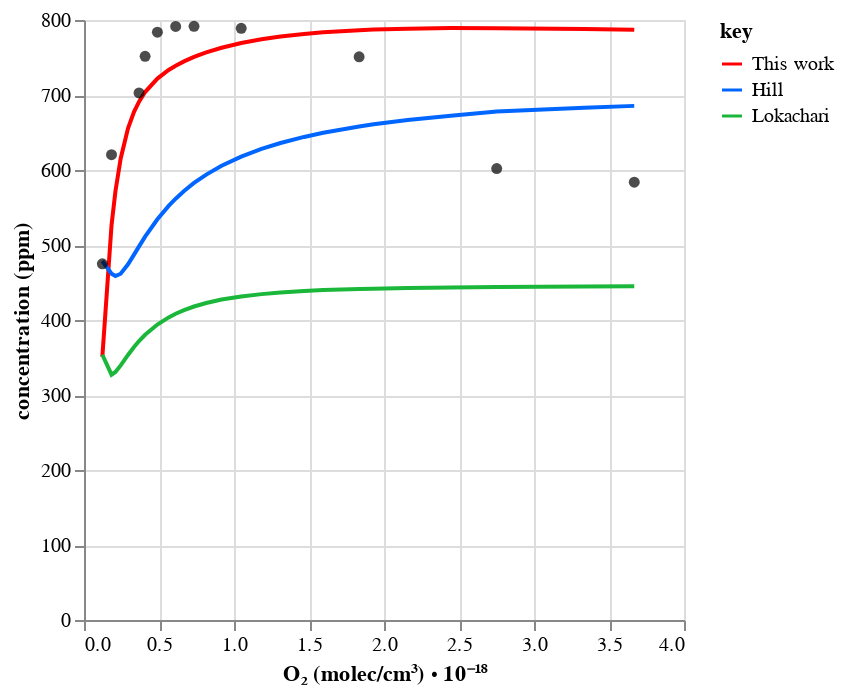
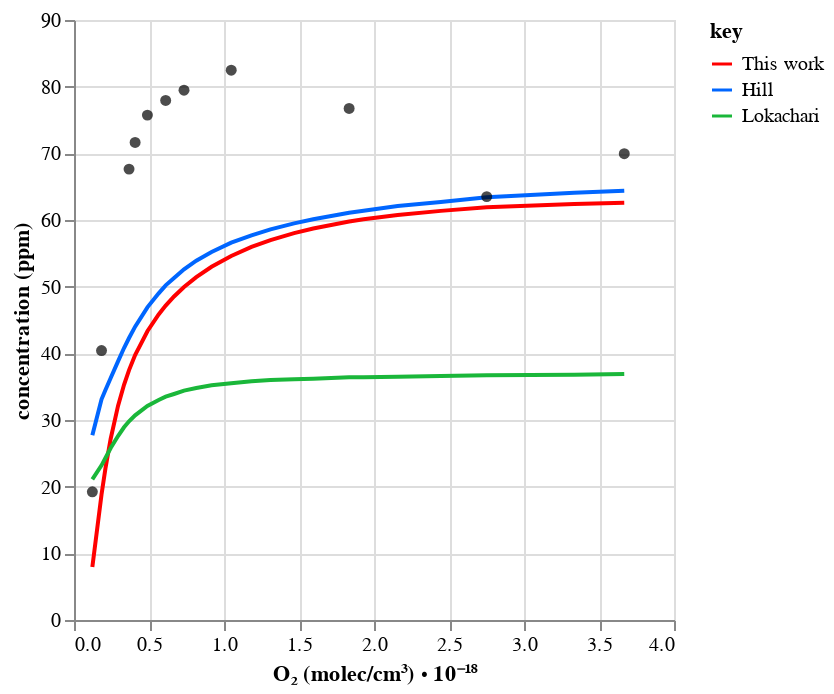
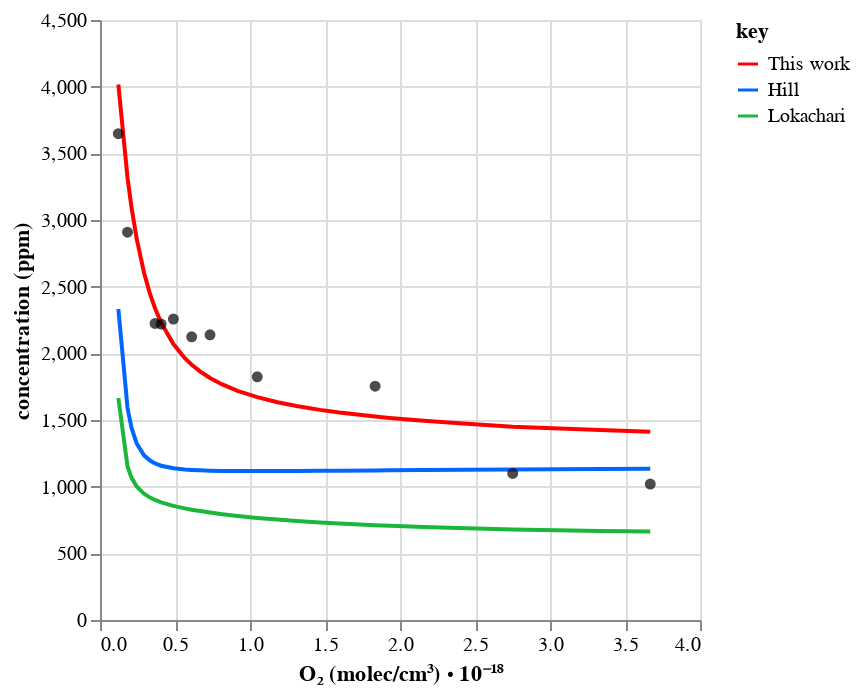
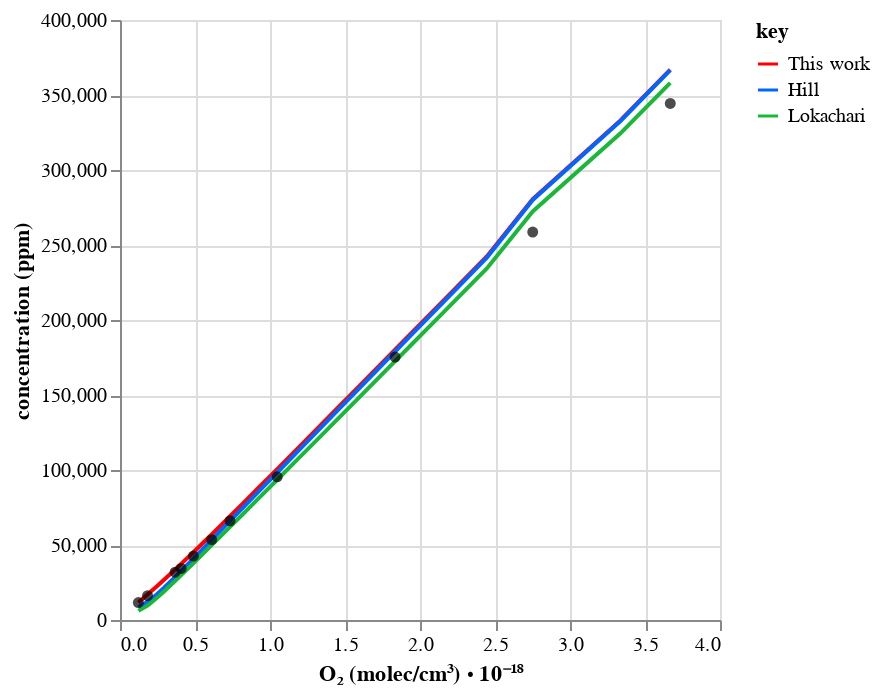

Notebook code for these charts, in order:
### Code cell
from util import p_

import automech

# Plot
chart_dct = workflow.plot_simulation(
    tag=tag,
    x_col="O2_molecules",
    root_path=root_path,
    line_source_=["Hill", "Lokachari"],
    point_source="Experiment",
    control=False,
)
mech = automech.io.read(
    p_.full_calculated_mechanism(tag, "json", path=p_.data(root_path))
)
for name, chart in chart_dct.items():
    automech.display_species(mech, [name])
    chart.show()

### Figure 1 — Vega-Lite specification as saved in the notebook (floating-point values rounded to 4 significant figures)
{"config": {"view": {"continuousWidth": 300, "continuousHeight": 300}}, "layer": [{"data": {"name": "data-67a98d590008913bf57e9319ca03df36"}, "mark": {"type": "line"}, "encoding": {"color": {"field": "key", "scale": {"domain": ["This work", "Hill", "Lokachari"], "range": ["#ff0000", "#0066ff", "#1ab73a"]}, "type": "nominal"}, "x": {"field": "O2_molecules", "title": "O₂ (molec/cm³) ⋅ 10⁻¹⁸", "type": "quantitative"}, "y": {"field": "value", "title": "concentration (ppm)", "type": "quantitative"}}, "transform": [{"fold": ["This work", "Hill", "Lokachari"]}]}, {"data": {"name": "data-4b82953d89d4de3f4f86e035719410fe"}, "mark": {"type": "circle"}, "encoding": {"color": {"value": "black"}, "x": {"field": "O2_molecules", "type": "quantitative"}, "y": {"field": "Experiment", "type": "quantitative"}}}], "$schema": "https://vega.github.io/schema/vega-lite/v5.20.1.json", "datasets": {"data-67a98d590008913bf57e9319ca03df36": [{"O2_molecules": 3.668, "This work": 786.9, "Hill": 685.5, "Lokachari": 445.1}, {"O2_molecules": 3.335, "This work": 788.0, "Hill": 683.1, "Lokachari": 444.6}, {"O2_molecules": 2.751, "This work": 789.1, "Hill": 677.9, "Lokachari": 444.0}, {"O2_molecules": 2.446, "This work": 789.2, "Hill": 672.3, "Lokachari": 443.3}, {"O2_molecules": 2.158, "This work": 788.5, "Hill": 666.6, "Lokachari": 442.6}, {"O2_molecules": 1.931, "This work": 787.2, "Hill": 660.9, "Lokachari": 441.8}, {"O2_molecules": 1.834, "This work": 786.4, "Hill": 658.0, "Lokachari": 441.4}, {"O2_molecules": 1.595, "This work": 783.6, "Hill": 649.6, "Lokachari": 439.9}, {"O2_molecules": 1.467, "This work": 781.4, "Hill": 644.1, "Lokachari": 438.7}, {"O2_molecules": 1.31, "This work": 777.9, "Hill": 636.0, "Lokachari": 436.7}, {"O2_molecules": 1.183, "This work": 774.3, "Hill": 628.1, "Lokachari": 434.5}, {"O2_molecules": 1.048, "This work": 769.2, "Hill": 617.9, "Lokachari": 431.3}, {"O2_molecules": 0.9171, "This work": 763.0, "Hill": 605.6, "Lokachari": 427.3}, {"O2_molecules": 0.8152, "This work": 756.8, "Hill": 593.9, "Lokachari": 422.7}, {"O2_molecules": 0.7335, "This work": 750.8, "Hill": 582.7, "Lokachari": 418.0}, {"O2_molecules": 0.667, "This work": 744.9, "Hill": 572.0, "Lokachari": 413.2}, {"O2_molecules": 0.6112, "This work": 739.1, "Hill": 561.8, "Lokachari": 408.3}, {"O2_molecules": 0.5644, "This work": 733.3, "Hill": 552.1, "Lokachari": 403.5}, {"O2_molecules": 0.4893, "This work": 721.9, "Hill": 534.3, "Lokachari": 393.9}, {"O2_molecules": 0.4074, "This work": 703.9, "Hill": 511.1, "Lokachari": 380.3}, {"O2_molecules": 0.367, "This work": 691.2, "Hill": 498.2, "Lokachari": 371.9}, {"O2_molecules": 0.3335, "This work": 677.6, "Hill": 487.2, "Lokachari": 364.0}, {"O2_molecules": 0.2935, "This work": 655.7, "Hill": 474.3, "Lokachari": 353.4}, {"O2_molecules": 0.2446, "This work": 615.3, "Hill": 461.7, "Lokachari": 339.5}, {"O2_molecules": 0.2096, "This work": 571.7, "Hill": 458.6, "Lokachari": 330.7}, {"O2_molecules": 0.1835, "This work": 526.3, "Hill": 461.8, "Lokachari": 327.1}, {"O2_molecules": 0.1223, "This work": 350.9, "Hill": 478.7, "Lokachari": 353.7}], "data-4b82953d89d4de3f4f86e035719410fe": [{"O2_molecules": 0.1223, "Experiment": 475.0}, {"O2_molecules": 0.1835, "Experiment": 620.4}, {"O2_molecules": 0.367, "Experiment": 702.8}, {"O2_molecules": 0.4074, "Experiment": 751.5}, {"O2_molecules": 0.4893, "Experiment": 783.7}, {"O2_molecules": 0.6112, "Experiment": 791.4}, {"O2_molecules": 0.7335, "Experiment": 791.6}, {"O2_molecules": 1.048, "Experiment": 788.9}, {"O2_molecules": 1.834, "Experiment": 751.0}, {"O2_molecules": 2.751, "Experiment": 602.0}, {"O2_molecules": 3.668, "Experiment": 583.8}]}}

### Figure 2 — Vega-Lite specification as saved in the notebook (floating-point values rounded to 4 significant figures)
{"config": {"view": {"continuousWidth": 300, "continuousHeight": 300}}, "layer": [{"data": {"name": "data-7e592c2dfb8a0b80f1d2fd6d34edb334"}, "mark": {"type": "line"}, "encoding": {"color": {"field": "key", "scale": {"domain": ["This work", "Hill", "Lokachari"], "range": ["#ff0000", "#0066ff", "#1ab73a"]}, "type": "nominal"}, "x": {"field": "O2_molecules", "title": "O₂ (molec/cm³) ⋅ 10⁻¹⁸", "type": "quantitative"}, "y": {"field": "value", "title": "concentration (ppm)", "type": "quantitative"}}, "transform": [{"fold": ["This work", "Hill", "Lokachari"]}]}, {"data": {"name": "data-cf989b38a5c47983aff418ceb98a0330"}, "mark": {"type": "circle"}, "encoding": {"color": {"value": "black"}, "x": {"field": "O2_molecules", "type": "quantitative"}, "y": {"field": "Experiment", "type": "quantitative"}}}], "$schema": "https://vega.github.io/schema/vega-lite/v5.20.1.json", "datasets": {"data-7e592c2dfb8a0b80f1d2fd6d34edb334": [{"O2_molecules": 3.668, "This work": 62.57, "Hill": 64.4, "Lokachari": 36.9}, {"O2_molecules": 3.335, "This work": 62.39, "Hill": 64.1, "Lokachari": 36.8}, {"O2_molecules": 2.751, "This work": 61.92, "Hill": 63.4, "Lokachari": 36.7}, {"O2_molecules": 2.446, "This work": 61.37, "Hill": 62.7, "Lokachari": 36.6}, {"O2_molecules": 2.158, "This work": 60.76, "Hill": 62.1, "Lokachari": 36.5}, {"O2_molecules": 1.931, "This work": 60.1, "Hill": 61.4, "Lokachari": 36.4}, {"O2_molecules": 1.834, "This work": 59.77, "Hill": 61.1, "Lokachari": 36.4}, {"O2_molecules": 1.595, "This work": 58.73, "Hill": 60.1, "Lokachari": 36.2}, {"O2_molecules": 1.467, "This work": 58.03, "Hill": 59.5, "Lokachari": 36.1}, {"O2_molecules": 1.31, "This work": 56.99, "Hill": 58.6, "Lokachari": 36.0}, {"O2_molecules": 1.183, "This work": 55.96, "Hill": 57.7, "Lokachari": 35.8}, {"O2_molecules": 1.048, "This work": 54.61, "Hill": 56.6, "Lokachari": 35.5}, {"O2_molecules": 0.9171, "This work": 52.99, "Hill": 55.2, "Lokachari": 35.2}, {"O2_molecules": 0.8152, "This work": 51.43, "Hill": 53.9, "Lokachari": 34.8}, {"O2_molecules": 0.7335, "This work": 49.95, "Hill": 52.6, "Lokachari": 34.4}, {"O2_molecules": 0.667, "This work": 48.53, "Hill": 51.3, "Lokachari": 33.9}, {"O2_molecules": 0.6112, "This work": 47.16, "Hill": 50.2, "Lokachari": 33.5}, {"O2_molecules": 0.5644, "This work": 45.84, "Hill": 49.0, "Lokachari": 33.0}, {"O2_molecules": 0.4893, "This work": 43.32, "Hill": 46.9, "Lokachari": 32.1}, {"O2_molecules": 0.4074, "This work": 39.75, "Hill": 44.0, "Lokachari": 30.7}, {"O2_molecules": 0.367, "This work": 37.48, "Hill": 42.3, "Lokachari": 29.8}, {"O2_molecules": 0.3335, "This work": 35.28, "Hill": 40.8, "Lokachari": 28.9}, {"O2_molecules": 0.2935, "This work": 32.11, "Hill": 38.8, "Lokachari": 27.6}, {"O2_molecules": 0.2446, "This work": 27.19, "Hill": 36.3, "Lokachari": 25.8}, {"O2_molecules": 0.2096, "This work": 22.74, "Hill": 34.5, "Lokachari": 24.3}, {"O2_molecules": 0.1835, "This work": 18.82, "Hill": 33.1, "Lokachari": 23.2}, {"O2_molecules": 0.1223, "This work": 7.938, "Hill": 27.7, "Lokachari": 21.1}], "data-cf989b38a5c47983aff418ceb98a0330": [{"O2_molecules": 0.1223, "Experiment": 19.23}, {"O2_molecules": 0.1835, "Experiment": 40.42}, {"O2_molecules": 0.367, "Experiment": 67.63}, {"O2_molecules": 0.4074, "Experiment": 71.63}, {"O2_molecules": 0.4893, "Experiment": 75.73}, {"O2_molecules": 0.6112, "Experiment": 77.94}, {"O2_molecules": 0.7335, "Experiment": 79.47}, {"O2_molecules": 1.048, "Experiment": 82.48}, {"O2_molecules": 1.834, "Experiment": 76.73}, {"O2_molecules": 2.751, "Experiment": 63.51}, {"O2_molecules": 3.668, "Experiment": 69.95}]}}

### Figure 3 — Vega-Lite specification as saved in the notebook (floating-point values rounded to 4 significant figures)
{"config": {"view": {"continuousWidth": 300, "continuousHeight": 300}}, "layer": [{"data": {"name": "data-5665e5d3957a24027c6fab8ea4c307ed"}, "mark": {"type": "line"}, "encoding": {"color": {"field": "key", "scale": {"domain": ["This work", "Hill", "Lokachari"], "range": ["#ff0000", "#0066ff", "#1ab73a"]}, "type": "nominal"}, "x": {"field": "O2_molecules", "title": "O₂ (molec/cm³) ⋅ 10⁻¹⁸", "type": "quantitative"}, "y": {"field": "value", "title": "concentration (ppm)", "type": "quantitative"}}, "transform": [{"fold": ["This work", "Hill", "Lokachari"]}]}, {"data": {"name": "data-606825c1a155d8d5877d27170cd1d91f"}, "mark": {"type": "circle"}, "encoding": {"color": {"value": "black"}, "x": {"field": "O2_molecules", "type": "quantitative"}, "y": {"field": "Experiment", "type": "quantitative"}}}], "$schema": "https://vega.github.io/schema/vega-lite/v5.20.1.json", "datasets": {"data-5665e5d3957a24027c6fab8ea4c307ed": [{"O2_molecules": 3.668, "This work": 1412.0, "Hill": 1134.0, "Lokachari": 663.2}, {"O2_molecules": 3.335, "This work": 1425.0, "Hill": 1132.0, "Lokachari": 668.1}, {"O2_molecules": 2.751, "This work": 1449.0, "Hill": 1129.0, "Lokachari": 678.2}, {"O2_molecules": 2.446, "This work": 1472.0, "Hill": 1126.0, "Lokachari": 688.1}, {"O2_molecules": 2.158, "This work": 1495.0, "Hill": 1124.0, "Lokachari": 697.7}, {"O2_molecules": 1.931, "This work": 1516.0, "Hill": 1122.0, "Lokachari": 706.9}, {"O2_molecules": 1.834, "This work": 1526.0, "Hill": 1121.0, "Lokachari": 711.3}, {"O2_molecules": 1.595, "This work": 1556.0, "Hill": 1120.0, "Lokachari": 723.9}, {"O2_molecules": 1.467, "This work": 1576.0, "Hill": 1119.0, "Lokachari": 731.8}, {"O2_molecules": 1.31, "This work": 1605.0, "Hill": 1118.0, "Lokachari": 742.8}, {"O2_molecules": 1.183, "This work": 1633.0, "Hill": 1117.0, "Lokachari": 753.1}, {"O2_molecules": 1.048, "This work": 1671.0, "Hill": 1117.0, "Lokachari": 765.8}, {"O2_molecules": 0.9171, "This work": 1719.0, "Hill": 1117.0, "Lokachari": 780.7}, {"O2_molecules": 0.8152, "This work": 1766.0, "Hill": 1118.0, "Lokachari": 793.7}, {"O2_molecules": 0.7335, "This work": 1815.0, "Hill": 1120.0, "Lokachari": 805.7}, {"O2_molecules": 0.667, "This work": 1864.0, "Hill": 1122.0, "Lokachari": 816.9}, {"O2_molecules": 0.6112, "This work": 1915.0, "Hill": 1125.0, "Lokachari": 827.3}, {"O2_molecules": 0.5644, "This work": 1966.0, "Hill": 1129.0, "Lokachari": 837.3}, {"O2_molecules": 0.4893, "This work": 2070.0, "Hill": 1138.0, "Lokachari": 856.0}, {"O2_molecules": 0.4074, "This work": 2230.0, "Hill": 1157.0, "Lokachari": 882.6}, {"O2_molecules": 0.367, "This work": 2338.0, "Hill": 1174.0, "Lokachari": 900.1}, {"O2_molecules": 0.3335, "This work": 2445.0, "Hill": 1195.0, "Lokachari": 918.0}, {"O2_molecules": 0.2935, "This work": 2605.0, "Hill": 1235.0, "Lokachari": 946.5}, {"O2_molecules": 0.2446, "This work": 2860.0, "Hill": 1324.0, "Lokachari": 1001.0}, {"O2_molecules": 0.2096, "This work": 3098.0, "Hill": 1443.0, "Lokachari": 1068.0}, {"O2_molecules": 0.1835, "This work": 3318.0, "Hill": 1590.0, "Lokachari": 1152.0}, {"O2_molecules": 0.1223, "This work": 4017.0, "Hill": 2332.0, "Lokachari": 1666.0}], "data-606825c1a155d8d5877d27170cd1d91f": [{"O2_molecules": 0.1223, "Experiment": 3647.0}, {"O2_molecules": 0.1835, "Experiment": 2909.0}, {"O2_molecules": 0.367, "Experiment": 2224.0}, {"O2_molecules": 0.4074, "Experiment": 2219.0}, {"O2_molecules": 0.4893, "Experiment": 2257.0}, {"O2_molecules": 0.6112, "Experiment": 2124.0}, {"O2_molecules": 0.7335, "Experiment": 2139.0}, {"O2_molecules": 1.048, "Experiment": 1824.0}, {"O2_molecules": 1.834, "Experiment": 1753.0}, {"O2_molecules": 2.751, "Experiment": 1099.0}, {"O2_molecules": 3.668, "Experiment": 1020.0}]}}

### Figure 4 — Vega-Lite specification as saved in the notebook (floating-point values rounded to 4 significant figures)
{"config": {"view": {"continuousWidth": 300, "continuousHeight": 300}}, "layer": [{"data": {"name": "data-eea93e38eca264d7ea5bac47ccf0c4bf"}, "mark": {"type": "line"}, "encoding": {"color": {"field": "key", "scale": {"domain": ["This work", "Hill", "Lokachari"], "range": ["#ff0000", "#0066ff", "#1ab73a"]}, "type": "nominal"}, "x": {"field": "O2_molecules", "title": "O₂ (molec/cm³) ⋅ 10⁻¹⁸", "type": "quantitative"}, "y": {"field": "value", "title": "concentration (ppm)", "type": "quantitative"}}, "transform": [{"fold": ["This work", "Hill", "Lokachari"]}]}, {"data": {"name": "data-4f60414b0447b4760dfa64ac80029129"}, "mark": {"type": "circle"}, "encoding": {"color": {"value": "black"}, "x": {"field": "O2_molecules", "type": "quantitative"}, "y": {"field": "Experiment", "type": "quantitative"}}}], "$schema": "https://vega.github.io/schema/vega-lite/v5.20.1.json", "datasets": {"data-eea93e38eca264d7ea5bac47ccf0c4bf": [{"O2_molecules": 3.668, "This work": 366900.0, "Hill": 366600.0, "Lokachari": 358100.0}, {"O2_molecules": 3.335, "This work": 332900.0, "Hill": 332500.0, "Lokachari": 324300.0}, {"O2_molecules": 2.751, "This work": 280600.0, "Hill": 280100.0, "Lokachari": 272400.0}, {"O2_molecules": 2.446, "This work": 242300.0, "Hill": 241600.0, "Lokachari": 234300.0}, {"O2_molecules": 2.158, "This work": 213100.0, "Hill": 212100.0, "Lokachari": 205300.0}, {"O2_molecules": 1.931, "This work": 190000.0, "Hill": 188900.0, "Lokachari": 182300.0}, {"O2_molecules": 1.834, "This work": 180200.0, "Hill": 179000.0, "Lokachari": 172600.0}, {"O2_molecules": 1.595, "This work": 155900.0, "Hill": 154500.0, "Lokachari": 148500.0}, {"O2_molecules": 1.467, "This work": 143000.0, "Hill": 141400.0, "Lokachari": 135600.0}, {"O2_molecules": 1.31, "This work": 127100.0, "Hill": 125300.0, "Lokachari": 119800.0}, {"O2_molecules": 1.183, "This work": 114300.0, "Hill": 112200.0, "Lokachari": 107100.0}, {"O2_molecules": 1.048, "This work": 100600.0, "Hill": 98340.0, "Lokachari": 93490.0}, {"O2_molecules": 0.9171, "This work": 87480.0, "Hill": 84880.0, "Lokachari": 80370.0}, {"O2_molecules": 0.8152, "This work": 77300.0, "Hill": 74400.0, "Lokachari": 70180.0}, {"O2_molecules": 0.7335, "This work": 69180.0, "Hill": 66020.0, "Lokachari": 62060.0}, {"O2_molecules": 0.667, "This work": 62580.0, "Hill": 59170.0, "Lokachari": 55420.0}, {"O2_molecules": 0.6112, "This work": 57110.0, "Hill": 53460.0, "Lokachari": 49910.0}, {"O2_molecules": 0.5644, "This work": 52500.0, "Hill": 48640.0, "Lokachari": 45260.0}, {"O2_molecules": 0.4893, "This work": 45200.0, "Hill": 40950.0, "Lokachari": 37850.0}, {"O2_molecules": 0.4074, "This work": 37410.0, "Hill": 32680.0, "Lokachari": 29900.0}, {"O2_molecules": 0.367, "This work": 33570.0, "Hill": 28610.0, "Lokachari": 25960.0}, {"O2_molecules": 0.3335, "This work": 30470.0, "Hill": 25330.0, "Lokachari": 22780.0}, {"O2_molecules": 0.2935, "This work": 26790.0, "Hill": 21480.0, "Lokachari": 19020.0}, {"O2_molecules": 0.2446, "This work": 22380.0, "Hill": 17030.0, "Lokachari": 14590.0}, {"O2_molecules": 0.2096, "This work": 19280.0, "Hill": 14120.0, "Lokachari": 11620.0}, {"O2_molecules": 0.1835, "This work": 16990.0, "Hill": 12170.0, "Lokachari": 9588.0}, {"O2_molecules": 0.1223, "This work": 11700.0, "Hill": 8577.0, "Lokachari": 6140.0}], "data-4f60414b0447b4760dfa64ac80029129": [{"O2_molecules": 0.1223, "Experiment": 11610.0}, {"O2_molecules": 0.1835, "Experiment": 16260.0}, {"O2_molecules": 0.367, "Experiment": 31840.0}, {"O2_molecules": 0.4074, "Experiment": 34350.0}, {"O2_molecules": 0.4893, "Experiment": 42620.0}, {"O2_molecules": 0.6112, "Experiment": 53550.0}, {"O2_molecules": 0.7335, "Experiment": 66130.0}, {"O2_molecules": 1.048, "Experiment": 95480.0}, {"O2_molecules": 1.834, "Experiment": 175300.0}, {"O2_molecules": 2.751, "Experiment": 258700.0}, {"O2_molecules": 3.668, "Experiment": 344400.0}]}}
